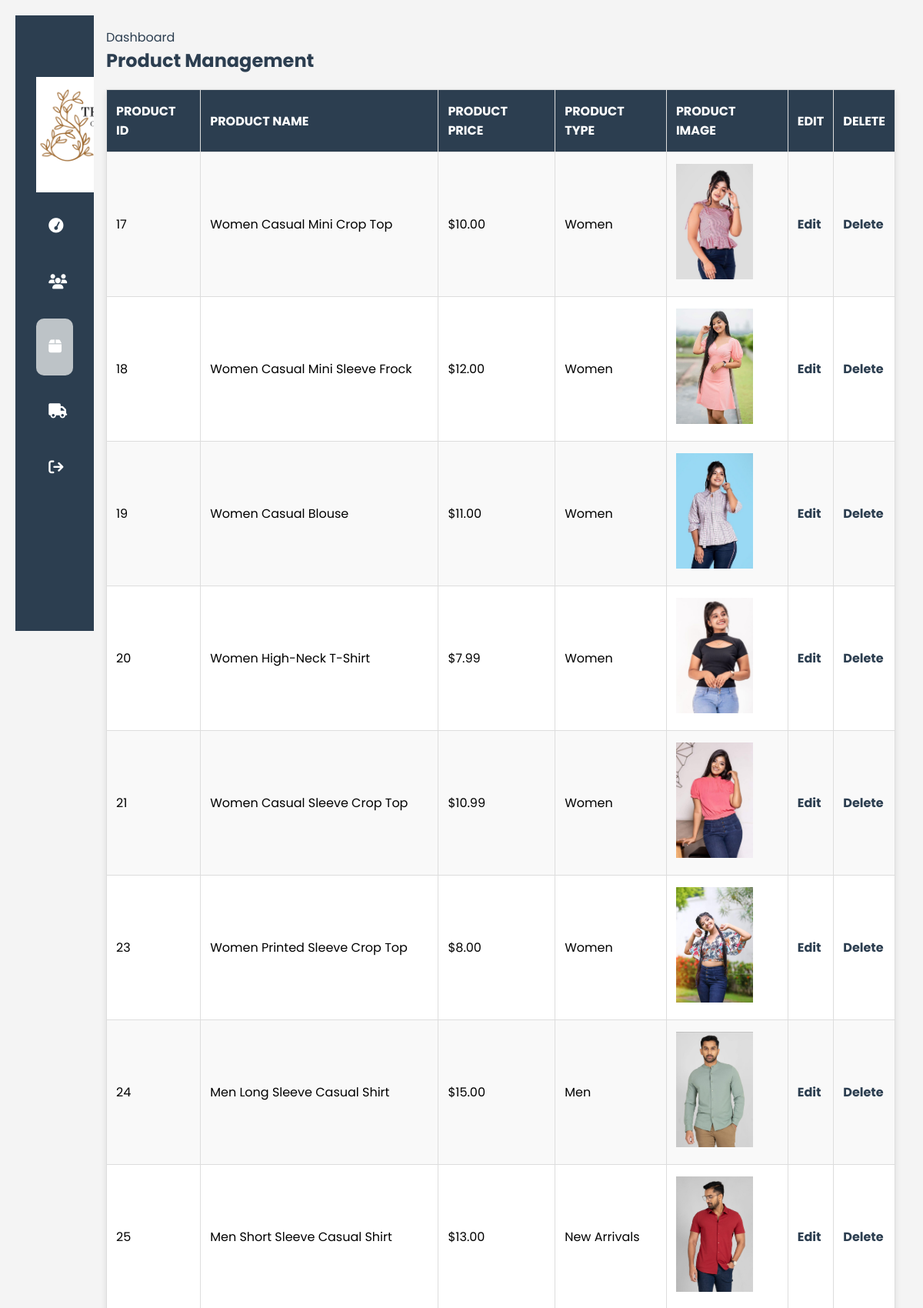
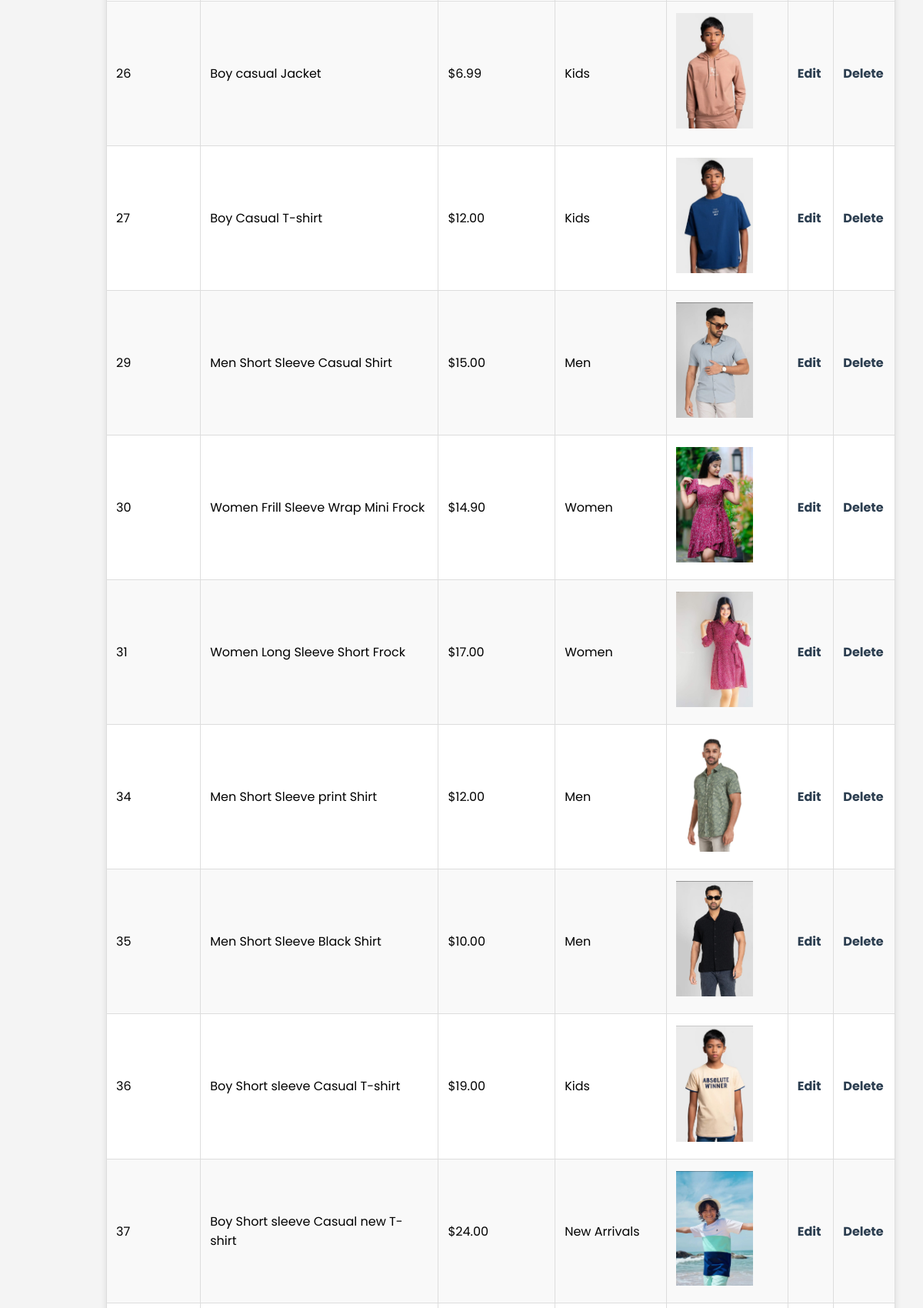
The app's page /admin5.php (upper part) with its own data (2 pictures, top to bottom).
### tables this page shows
CREATE TABLE `products` (
  `product_id` int(11) NOT NULL,
  `product_name` varchar(255) NOT NULL,
  `product_image` varchar(255) NOT NULL,
  `product_price` float NOT NULL,
  `product_type` varchar(255) NOT NULL
);

### admin5.php (the view, shortened to what this page needs)
<!DOCTYPE html>
<html lang="en">
<head>
    <link rel="stylesheet" href="src/css/admin4.css">
    <link rel="stylesheet" href="src/css/display.css">
    <link rel="stylesheet"
          href="https://cdnjs.cloudflare.com/ajax/libs/font-awesome/6.6.0/css/all.min.css"
 />
</head>
<body>
    <div class="sidebar">
        <div class="logo"></div>
        <img src="src/images/logo.jpeg" alt="trendify" width="150px" height="150px">
        <ul class="menu">
            <li>
                <a href="dashboard.php">
                    <i class="fa fa-tachometer" aria-hidden="true"></i>
                </a>
            </li>
            <li>
                <a href="#">
                    <i class="fa fa-users" aria-hidden="true"></i>
                </a>
            </li>
            <li class="active">
                <a href="admin5.php">
                    <i class="fa fa-box" aria-hidden="true"></i>
                </a>
            </li>
            <li>
                <a href="#">
                    <i class="fa fa-truck" aria-hidden="true"></i>
                </a>
            </li>
            <li class="logout">
                <a href="logout.php">
                    <i class="fa fa-sign-out" aria-hidden="true"></i>
                </a>
            </li>
        </ul>
    </div>
    <div class="main">
        <div class="header">
            <div class="title">
                <span>Dashboard</span>
                <h2>Product Management</h2>
            </div>
        </div>
        <div class="content">
            <table>
                <tr>
                <th>Product ID</th>
                <th>Product Name</th>
                <th>Product Price</th>
                <th>Product Type</th>
                <th>Product Image</th>
                <th>Edit</th>
                <th>Delete</th>
                </tr>
                <?php
                include 'config.php';
                $sql = "SELECT * FROM products";
                $result = $conn->query($sql);
                if($result->num_rows > 0) {
                    while($row = $result->fetch_assoc()) {
                        echo "<tr>
                        <td>{$row['product_id']}</td>
                        <td>{$row['product_name']}</td>
                        <td>$" . number_format($row['product_price'], 2) . "</td>
                        <td>{$row['product_type']}</td>
                        <td><img src='uploads/{$row['product_image']}' alt='{$row['product_name']}' width='100'></td>
                        <td><a href='edit.php?id={$row['product_id']}'>Edit</a></td>
                        <td><a href='delete.php?id={$row['product_id']}' onclick=\"return confirm('Are you sure you want to delete this product?')\">Delete</a></td>
                      </tr>";
                    }
                } else {
                    echo "<tr><td colspan='6'>Empty table</td></tr>";
                }
                ?>
        </div>
    </div>
</body>
</html>

### src/css/admin4.css (style rules this page uses)
* { font-family: "Poppins", sans-serif; padding: 0; margin: 0; border: none; outline: none; box-sizing: border-box; }
body { display: flex; min-height: 100vh; }
.sidebar { position: sticky; top: 0; left: 0; bottom: 0; width: 102px; height: 100vh; padding: 0 1.7rem; color: #fff; overflow: auto; transition: all 0.5s linear; background-color: #2c3e50; }
.logo { height: 80px; padding: 5px; }
.menu { height: 100%; position: relative; list-style: none; padding: 0; }
.menu li { padding: 1rem; margin: 10px 0; border-radius: 10px; transition: all 0.5s ease-in-out; }
.menu li:hover, .active { background: #bdc3c7; }
.menu a { color: #fff; font-size: 14px; text-decoration: none; display: flex; align-items: center; gap: 45px; }
.menu a i { font-size: 1.2rem; }
.logout { margin-top: auto; width: 100%; padding-bottom: 20px; }
.main { padding: 1rem; flex-grow: 1; overflow: auto; }
.header { display: flex; justify-content: space-between; align-items: center }
.title { color: #2c3e50; }

### src/css/display.css (style rules this page uses)
body { font-family: 'Poppins', sans-serif; background-color: #f4f4f4; margin: 0; padding: 20px; display: flex; }
table { width: 100%; border-collapse: collapse; margin: 20px 0; background-color: #fff; box-shadow: 0 4px 8px rgba(0, 0, 0, 0.1); }
table, th, td { border: 1px solid #ddd; padding: 15px 12px; text-align: left; }
th { background-color: #2c3e50; color: white; text-transform: uppercase; }
td { border-bottom: 1px solid #ddd; }
tr:nth-child(even) { background-color: #f9f9f9; }
a { color: #2c3e50; text-decoration: none; font-weight: bold; }

### records on screen
products: product_id "17", product_name "Women Casual Mini Crop Top", product_price "10.00", product_type "Women", product_image (picture)
products: product_id "18", product_name "Women Casual Mini Sleeve Frock", product_price "12.00", product_type "Women", product_image (picture)
products: product_id "19", product_name "Women Casual Blouse", product_price "11.00", product_type "Women", product_image (picture)
products: product_id "20", product_name "Women High-Neck T-Shirt", product_price "7.99", product_type "Women", product_image (picture)
products: product_id "21", product_name "Women Casual Sleeve Crop Top", product_price "10.99", product_type "Women", product_image (picture)
products: product_id "23", product_name "Women Printed Sleeve Crop Top", product_price "8.00", product_type "Women", product_image (picture)
products: product_id "24", product_name "Men Long Sleeve Casual Shirt", product_price "15.00", product_type "Men", product_image (picture)
products: product_id "25", product_name "Men Short Sleeve Casual Shirt", product_price "13.00", product_type "New Arrivals", product_image (picture)
products: product_id "26", product_name "Boy casual Jacket", product_price "6.99", product_type "Kids", product_image (picture)
products: product_id "27", product_name "Boy Casual T-shirt", product_price "12.00", product_type "Kids", product_image (picture)
products: product_id "29", product_name "Men Short Sleeve Casual Shirt", product_price "15.00", product_type "Men", product_image (picture)
products: product_id "30", product_name "Women Frill Sleeve Wrap Mini Frock", product_price "14.90", product_type "Women", product_image (picture)
products: product_id "31", product_name "Women Long Sleeve Short Frock", product_price "17.00", product_type "Women", product_image (picture)
products: product_id "34", product_name "Men Short Sleeve print Shirt", product_price "12.00", product_type "Men", product_image (picture)
products: product_id "35", product_name "Men Short Sleeve Black Shirt", product_price "10.00", product_type "Men", product_image (picture)
products: product_id "36", product_name "Boy Short sleeve Casual T-shirt", product_price "19.00", product_type "Kids", product_image (picture)
products: product_id "37", product_name "Boy Short sleeve Casual new T-shirt", product_price "24.00", product_type "New Arrivals", product_image (picture)
